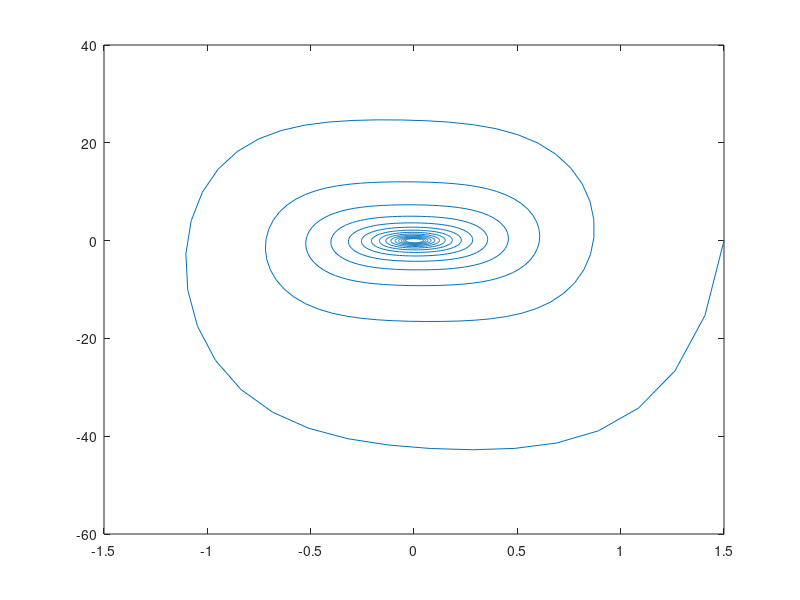

This figure's MATLAB source:
% valores de problema resorte
u0 = 1.5;
v0 = 0;
s1 = 100;
s2 = 10;
T = 0.15153;
Dt = T/32;
tmax = 50*T;
rango = 0:Dt:tmax;
%
u=[u0];
v=[v0];
a=[];
%
for i = rango
  a0 = -s1*(1+s2*u0^2)*u0;
%
  u1 = u0 + (1/2)*Dt*v0;
  v1 = v0 + (1/2)*Dt*a0;
  
  a1 = -s1*(1+s2*u1^2)*u1;
%
  u2 = u0 + (-3)*Dt*v0 + 8*Dt*v1;
  v2 = v0 + (-3)*Dt*a1 + 8*Dt*a1;
  
  a2 = -s1*(1+s2*u2^2)*u2;
%
  u3 = u0 + (1/6)*Dt*v0 + (2/3)*Dt*v1 + (1/6)*Dt*v2;
  v3 = v0 + (1/6)*Dt*a0 + (2/3)*Dt*a1 + (1/6)*Dt*a2;
%
   u=[u,u3]; 
   v=[v,v3];
   a=[a,a0];
    
  u0=u3;
  v0=v3;
endfor

plot (u ,v);
